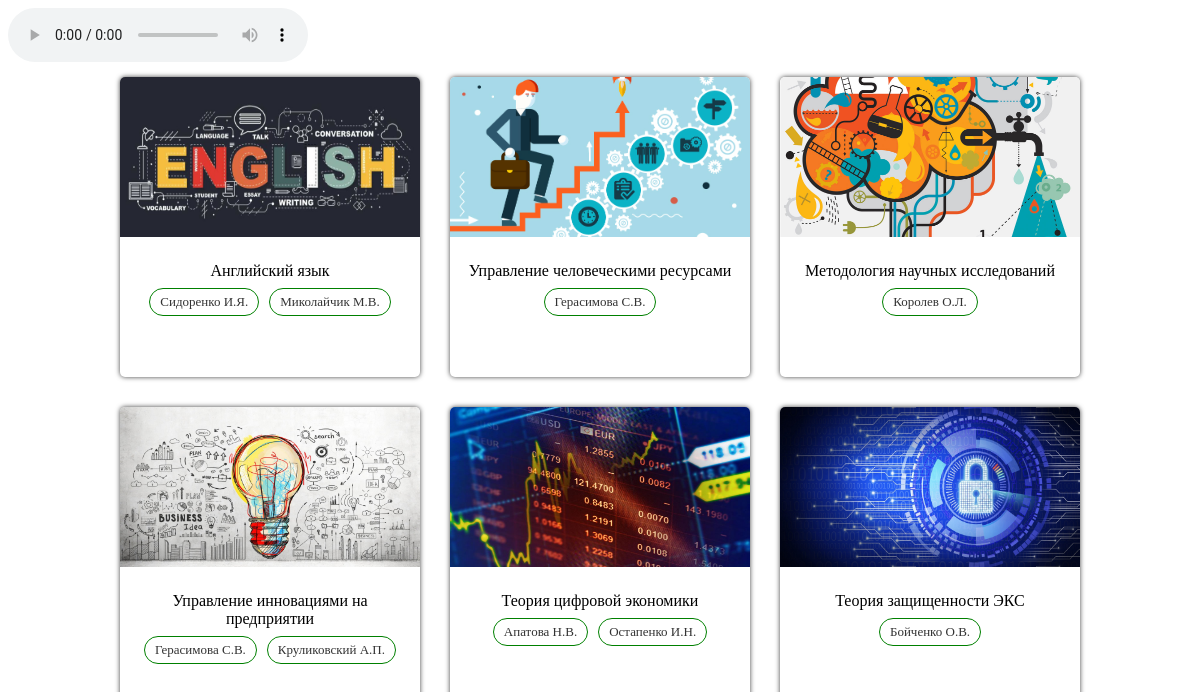
The page / on the database its author committed.
### lessons/models.py (models this page shows, shortened)
class Subject(models.Model):
    name = models.CharField(max_length = 200, default = '')
    s_teacher = models.ManyToManyField(Teacher)
    imgurl = models.ImageField(upload_to='static/images', null = True, blank = True)

class Teacher(models.Model):
    name = models.CharField(max_length = 300, default = '')
    imgurl = models.ImageField(upload_to='static/images', null = True, blank = True)

### lessons/views.py (the view)
# urls.py: path('', views.index, name = 'index'),
def index(request):
    all_subjects = Subject.objects.all()
    return render(request, 'lessons/index.html', {
        'subjects': all_subjects,
    })

### lessons/templatetags/tags.py (called while the page is built)
@register.simple_tag
def get_image_url(imgurl):
    if ('/' in imgurl.name):
        new_image = imgurl.name.split('/')[-1]
        return new_image
    else:
        return imgurl.name

### templates/lessons/index.html
{% extends './base.html' %}
{% load static %}
{% block content %}
    <div>
        <audio controls>
  <source src="{% static 'i_know.mp3' %}" type="audio/mp3">
    </audio>
    </div>
    {% include './blocks/lessons.html' %}
{% endblock content %}

### templates/lessons/base.html (shortened to what this page needs)
{% load static %}
<html lang="en">
<head>
<link href='https://css.gg/css' rel='stylesheet'>
    <link rel="stylesheet" href="{% static 'style.css' %}">
</head>
<body>
    <div class="main__container">
    {% block content %}
    {% endblock content %}
    </div>
</body>
</html>

### templates/lessons/blocks/lessons.html
{% load static %}
{% load tags %}
<div class="all__subjects__wrap">
    {% for subject in subjects %}
        <a href="{% url 'lessons:subject' subject.id %}"
        class="all__subject__card">
            <div class="all__subject__card__img">
                {% get_image_url subject.imgurl  as imagename %}
                <img src="{% static 'images/' %}{{ imagename }}" alt="">
            </div>
            <div class="all__subjects__card__info">
                <div class="all__subjects__card__name">
                    {{ subject.name }}
                </div>
                <div class="all__subjects__card__teachers">
                    {% for teacher in subject.s_teacher.all  %}
                            <span>
                            {{ teacher.name }}
                            </span>
                    {% endfor %}
                </div>
            </div>
        </a>
    {% endfor %}
</div>

### static/style.css (style rules this page uses)
body { font-family: "Comic Sans MS"; }
.all__subjects__wrap { display: flex; flex-wrap: wrap; align-items: center; align-content: center; justify-content: center; }
.all__subject__card { text-decoration: none; color: black; min-height: 300px; max-width: 300px; border-radius: 5px; margin: 15px; display: flex; width: 30%; flex-direction: column; flex-wrap: wrap; text-align: center; -webkit-box-shadow: 0px 0px 5px 0px rgba(0,0,0,0.75); -moz-box-shadow: 0px 0px 5px 0px rgba(0,0,0,0.75); box-shadow: 0px 0px 5px 0px rgba(0,0,0,0.75); cursor: pointer; transition: all 0.1s; }
.all__subjects__card__info { padding: 20px 0px; }
.all__subject__card__img { height: 160px; max-width: 100%; }
.all__subject__card__img img { border-top-left-radius: 5px; border-top-right-radius: 5px; height: 100%; width: 100%; overflow: hidden; }
.all__subjects__card__name { margin: 5px 10px; font-family: 'mplus-medium'; }
.all__subjects__card__teachers { justify-content: center; display: flex; flex-wrap: wrap; margin: 0px 0px; }
.all__subjects__card__teachers span { margin: 3px 5px; padding: 5px 10px; color: rgb(51,51,51); font-size: 13px; border: 1px solid green; border-radius: 15px; }

### rows shown on the page
Subject: shows a picture, name "Английский язык"
Teacher: name "Сидоренко И.Я."
Teacher: name "Миколайчик М.В."
Subject: shows a picture, name "Управление человеческими ресурсами"
Teacher: name "Герасимова С.В."
Subject: shows a picture, name "Методология научных исследований"
Teacher: name "Королев О.Л."
Subject: shows a picture, name "Управление инновациями на предприятии"
Teacher: name "Круликовский А.П."
Subject: shows a picture, name "Теория цифровой экономики"
Teacher: name "Апатова Н.В."
Teacher: name "Остапенко И.Н."
Subject: shows a picture, name "Теория защищенности ЭКС"
Teacher: name "Бойченко О.В."
